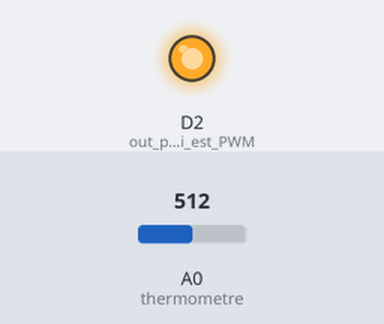
Bench run of a sketch on a simulated Arduino Zero (SAMD21). Shown: output pins drawn as LEDs (lit = HIGH). The inputs (shaded band) are chosen by the test bench; at power-on: A0 (thermometre) = 512 (analog values on the 0–1023 scale).

Above: at 1.2 s.
1.3 s: A0 (thermometre) set to 76
2.8 s: A0 (thermometre) set to 65
At 3.4 s:
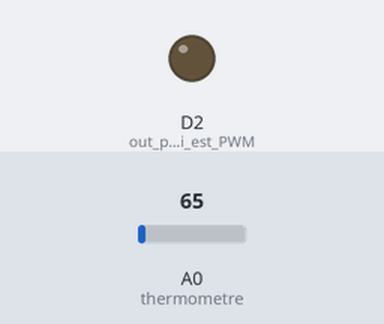
4.3 s: A0 (thermometre) set to 122
At 4.9 s:
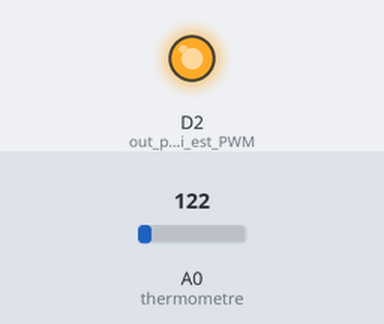
5.8 s: A0 (thermometre) set to 0
At 6.3 s:
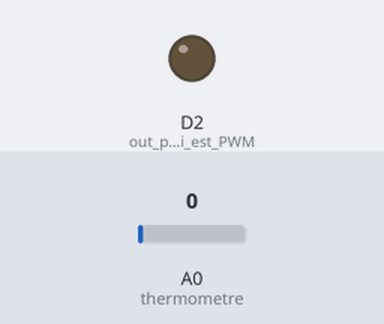
Timing chart, 0 to 8.3 s (numbered marks = the images above; inputs shaded):
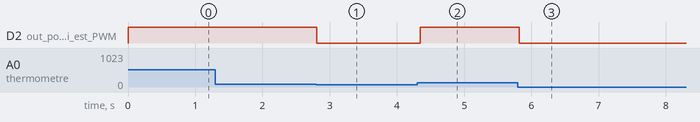

Measured:
- the behaviour switches between 70 and 69 on A0 (thermometre) (found by bisection; images 0 and 1)
- after the input at 1.3 s, every drawn part: stays the same
- after the input at 2.8 s, D2 (out_port_2_qui_est_PWM): HIGH → LOW at once
- after the input at 4.3 s, D2 (out_port_2_qui_est_PWM): LOW → HIGH after 0.05 s
- after the input at 5.8 s, D2 (out_port_2_qui_est_PWM): HIGH → LOW at once

The sketch:

led.ino
```cpp
#define RESOLUTION 12
const float conversion = 10 * 33.0 / ( (1<<RESOLUTION) - 1);
const int thermometre = A0;
float temp = 0;

void setup()
{
    pinMode(2,OUTPUT); // out port 2 qui est PWM
    analogReadResolution(RESOLUTION); // passage a une resolution de 12bit
}

void loop()
{
    temp = analogRead(thermometre);
    temp *= conversion;
    temp -= 20;

    if(temp >= 0)
        analogWrite(2, (temp>5)?(255):((temp/5)*255) );
    else
        analogWrite(2,0);

    delay(70);
}
```
